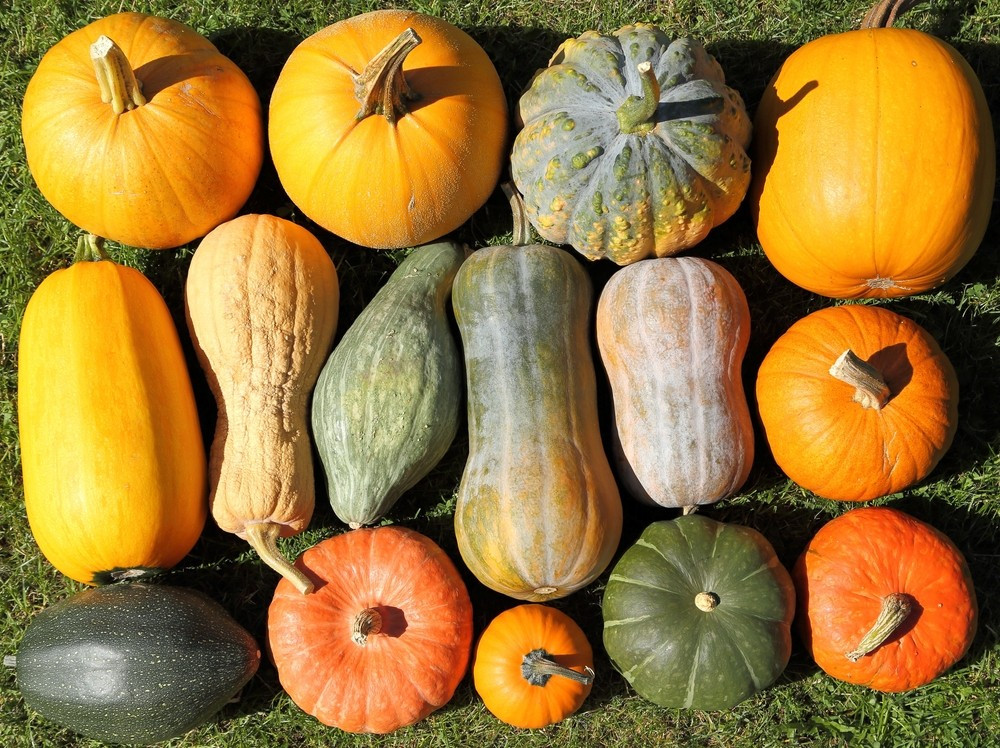
#> input picture bi_ngo_2.jpg, 1000 x 748 px, found by its file name
$ python 7.findedge.py
#> lines starting #> are read from the running program, lines starting #| are printed output that depends on the picture
import imutils
import cv2
imgori = cv2.imread('bi_ngo_2.jpg',cv2.IMREAD_GRAYSCALE)
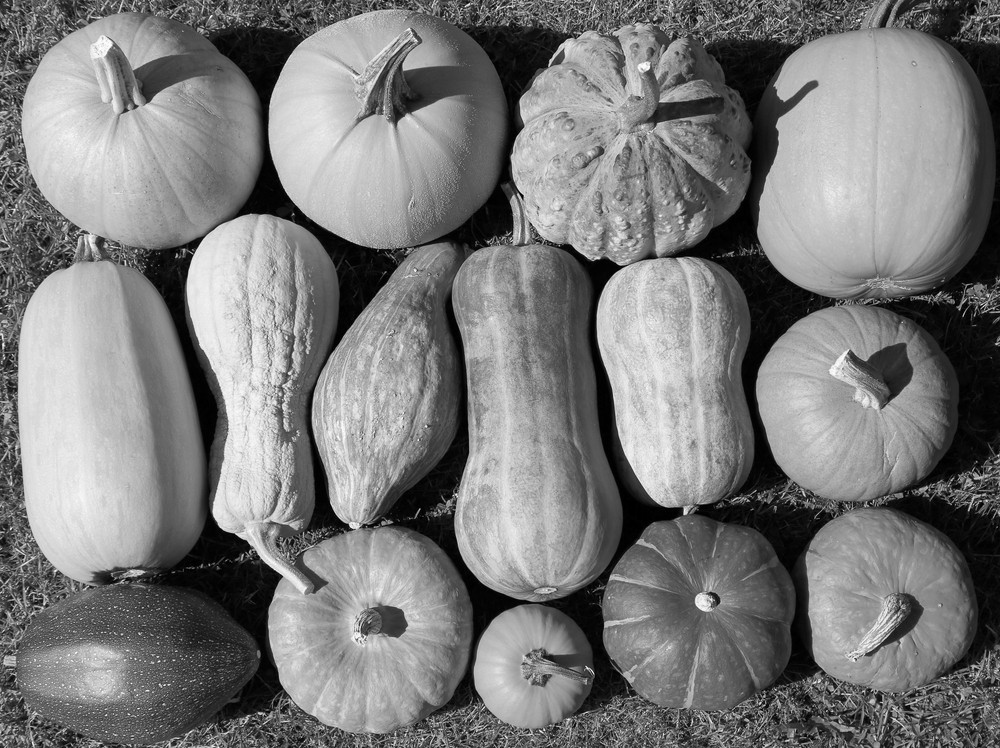
#> imgori: shape (748, 1000); min 0, max 255, mean 122.8
cv2.imshow("myimg1",imgori)
#img = cv2.adaptiveThreshold(imgori,255,cv2.ADAPTIVE_THRESH_MEAN_C,cv2.THRESH_BINARY,33,5)
img = cv2.Canny(imgori,100,600)
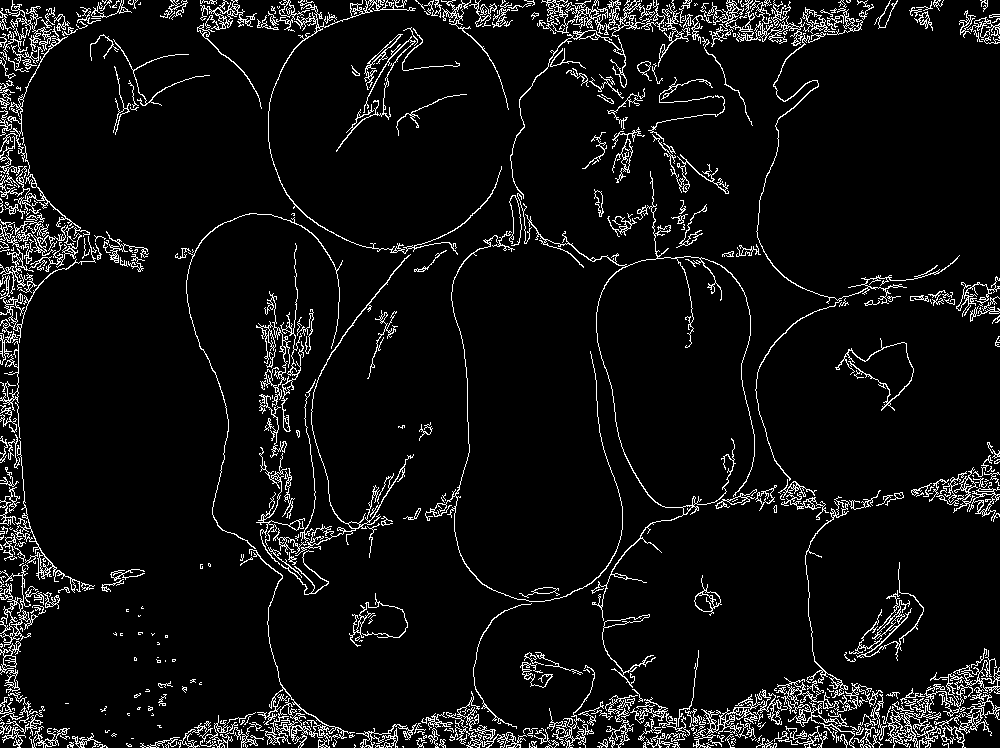
#> img: shape (748, 1000); 6.6% white in thin lines or dots
cv2.imshow("myimg2",img)
cv2.waitKey()
cv2.destroyAllWindows()
